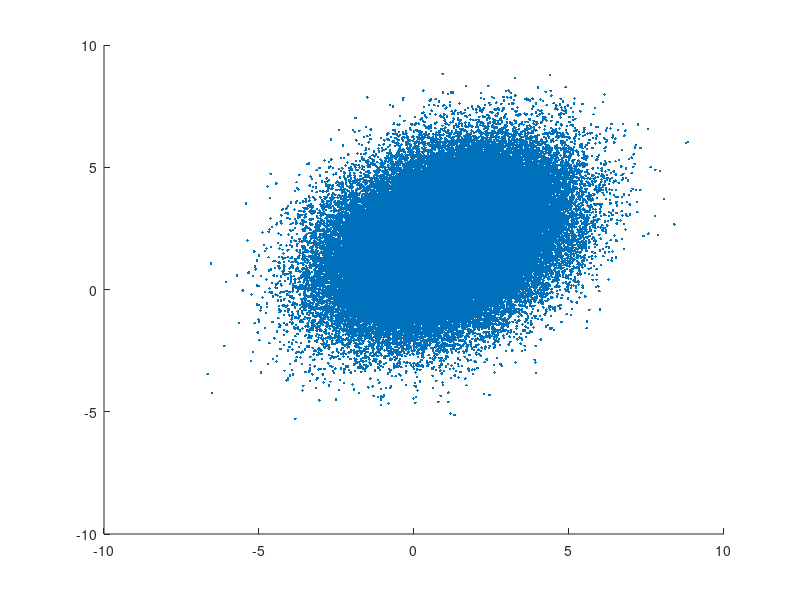

The MATLAB script that drew this image: (Note: this script raises an error after producing the figure.)
clear all;
close all;
figure;
hold on;

n = 100000;
x0 = randn(n,2)'; 
x0_bar = mean(x0');
G0 = cov(x0');

x_bar=[1;2]
Gx=[3    1;
    1   3]

x=x_bar*ones(1,n)+sqrtm(Gx)*x0;
plot(x(1,:), x(2,:), '.');

eta = [0.9 0.99 0.999];
draw_ellipse(x_bar, Gx, eta(1));
draw_ellipse(x_bar, Gx, eta(2));
draw_ellipse(x_bar, Gx, eta(3));

x_bar_verif = mean(x')
G_verif=cov(x')
